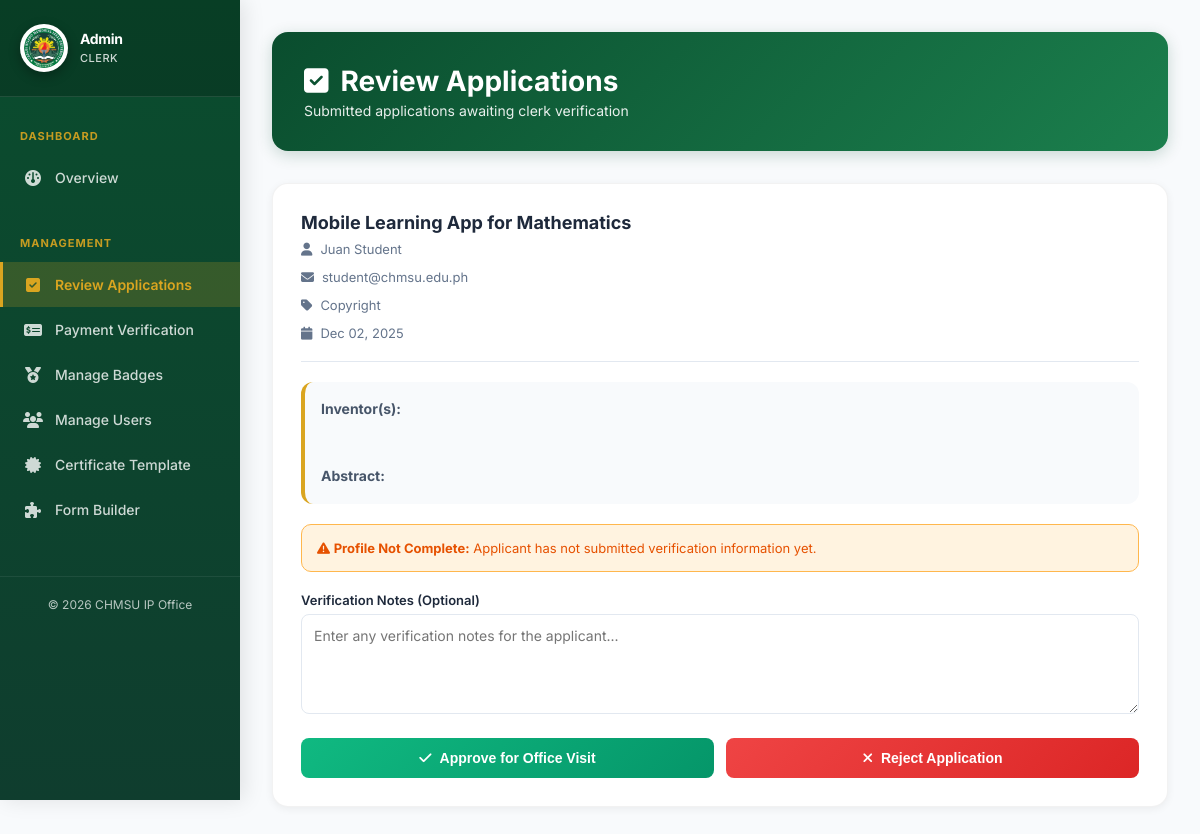
The page /admin/verify-applications.php (signed in) on the database as committed earlier.
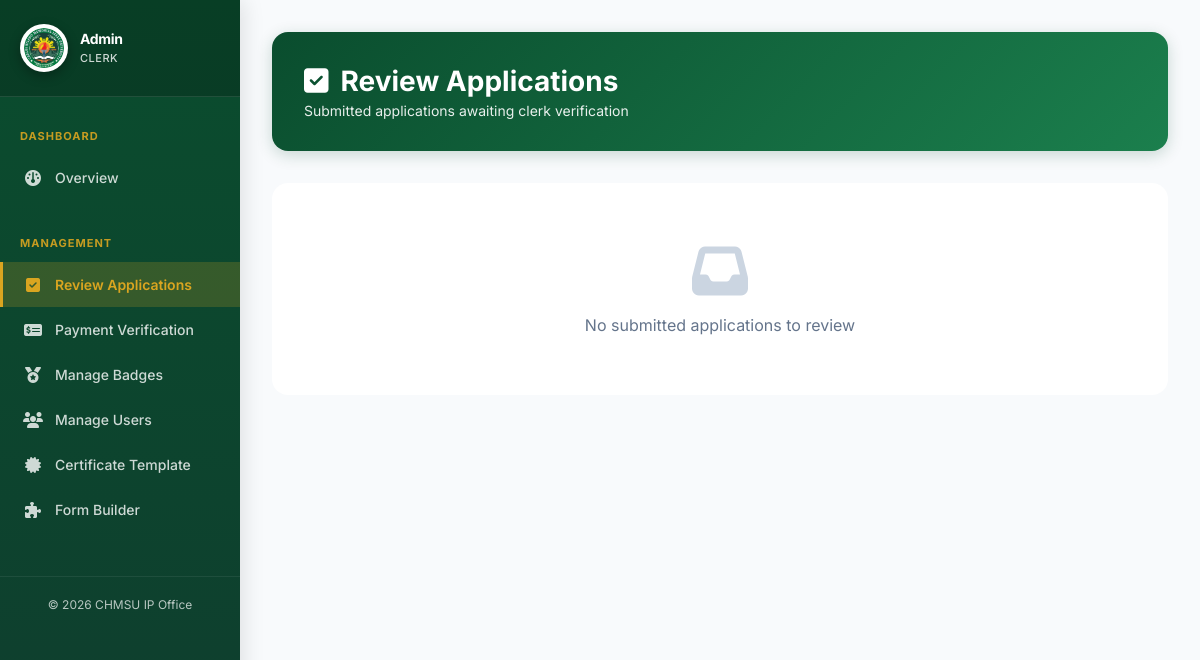
The same page on the database as committed later.
### tables this page shows
CREATE TABLE ip_applications (
  id INT PRIMARY KEY AUTO_INCREMENT,
  user_id INT NOT NULL,
  
   
  title VARCHAR(255) NOT NULL,
  inventor_name VARCHAR(500) COMMENT 'Name(s) of inventors to display on certificate',
  ip_type ENUM('Copyright', 'Patent', 'Trademark') NOT NULL,
  research_type VARCHAR(100) COMMENT 'Research type/specialization based on IP type',
  abstract LONGTEXT NOT NULL COMMENT 'Detailed abstract of the IP work',
  
   
  status ENUM('draft', 'submitted', 'office_visit', 'payment_pending', 'payment_verified', 'approved', 'rejected') DEFAULT 'draft',
  
   
  publish_permission ENUM('pending', 'granted', 'denied') DEFAULT NULL COMMENT 'User permission to display in public IP Hub',
  publish_permission_date DATETIME DEFAULT NULL COMMENT 'Date when user responded to publish permission',
  
   
  document_file TEXT COMMENT 'JSON array of uploaded document filenames',
  payment_receipt VARCHAR(255),
  payment_rejection_reason TEXT COMMENT 'Reason if payment receipt was rejected',
  supporting_documents TEXT,
  
   
  office_visit_date DATETIME,
  payment_date DATETIME,
  payment_amount DECIMAL(10, 2),
  approved_at DATETIME,
  rejected_at DATETIME,
  
   
  clerk_notes TEXT,
  director_feedback TEXT,
  rejection_reason TEXT,
  
   
  award_amount DECIMAL(10,2) DEFAULT 0,
  award_reason TEXT,
  award_date DATETIME,
  
   
  reference_number VARCHAR(50) UNIQUE,
  certificate_id VARCHAR(50) UNIQUE,
  
   
  created_at TIMESTAMP DEFAULT CURRENT_TIMESTAMP,
  updated_at TIMESTAMP DEFAULT CURRENT_TIMESTAMP ON UPDATE CURRENT_TIMESTAMP,
  
   
  FOREIGN KEY (user_id) REFERENCES users(id) ON DELETE CASCADE,
  
   
  INDEX idx_app_user (user_id),
  INDEX idx_app_status (status),
  INDEX idx_app_type (ip_type),
  INDEX idx_reference (reference_number),
  INDEX idx_certificate (certificate_id),
  INDEX idx_publish_permission (publish_permission)
);

CREATE TABLE users (
  id INT PRIMARY KEY AUTO_INCREMENT,
  email VARCHAR(255) UNIQUE NOT NULL,
  password VARCHAR(255) NOT NULL,
  full_name VARCHAR(255) NOT NULL,
  role ENUM('user', 'clerk', 'director') DEFAULT 'user',
  security_question VARCHAR(255),
  security_answer VARCHAR(255),
  department VARCHAR(255),
  contact_number VARCHAR(20),
  profile_picture VARCHAR(255),
  innovation_points INT DEFAULT 0,
  created_at TIMESTAMP DEFAULT CURRENT_TIMESTAMP,
  updated_at TIMESTAMP DEFAULT CURRENT_TIMESTAMP ON UPDATE CURRENT_TIMESTAMP,
  is_active BOOLEAN DEFAULT TRUE,
  INDEX idx_user_email (email),
  INDEX idx_user_role (role)
);

### config/session.php (called while the page is built, shortened)
<?php
function getUserRole() {
  return $_SESSION['role'] ?? null;
}

### admin/verify-applications.php (the view, shortened to what this page needs)
<?php
require_once '../config/db.php';
require_once '../config/session.php';
$result = $conn->query("SELECT a.*, u.full_name, u.email,
  p.first_name, p.middle_name, p.last_name, p.suffix, p.birthdate, p.gender,
  p.nationality, p.employment_status, p.employee_id, p.college, p.contact_number,
  p.address_street, p.address_barangay, p.address_city, p.address_province, p.address_postal, p.is_complete as profile_complete
  FROM ip_applications a
  JOIN users u ON a.user_id=u.id
  LEFT JOIN user_profiles p ON u.id=p.user_id
  WHERE a.status='submitted' ORDER BY a.created_at ASC");
$applications = $result->fetch_all(MYSQLI_ASSOC);
?>
<!DOCTYPE html>
<html lang="en">
<head>
  <link href="https://cdnjs.cloudflare.com/ajax/libs/font-awesome/6.4.0/css/all.min.css" rel="stylesheet">
</head>
<body>
  <?php require_once '../includes/sidebar.php'; ?>
  <div class="container">
    <div class="page-header">
      <h1><i class="fas fa-check-square" style="margin-right: 12px;"></i>Review Applications</h1>
      <p>Submitted applications awaiting clerk verification</p>
    </div>
    <?php if (count($applications) === 0): ?>
      <div class="empty-state">
        <i class="fas fa-inbox"></i>
        <p>No submitted applications to review</p>
      </div>
    <?php else: ?>
      <?php foreach ($applications as $app): ?>
        <div class="app-card">
          <div class="app-header">
            <div class="app-title">
              <h3><?php echo htmlspecialchars($app['title']); ?></h3>
              <div class="app-meta">
                <div class="meta-item"><i class="fas fa-user"></i> <?php echo htmlspecialchars($app['full_name']); ?></div>
                <div class="meta-item"><i class="fas fa-envelope"></i> <?php echo htmlspecialchars($app['email']); ?></div>
                <div class="meta-item"><i class="fas fa-tag"></i> <?php echo $app['ip_type']; ?></div>
                <div class="meta-item"><i class="fas fa-calendar"></i> <?php echo date('M d, Y', strtotime($app['created_at'])); ?></div>
              </div>
            </div>
          </div>
          <div class="app-abstract">
            <strong>Inventor(s):</strong><br>
            <br><br>
            <strong>Abstract:</strong><br>
          </div>
          <?php if (!empty($app['first_name']) || !empty($app['last_name'])): ?>
          <div style="background: linear-gradient(135deg, #E8F5E9 0%, #C8E6C9 100%); border: 1px solid #81C784; border-radius: 10px; padding: 20px; margin-bottom: 20px;">
            <h4 style="color: #2E7D32; margin-bottom: 15px; font-size: 14px;">
              <i class="fas fa-user-check"></i> Applicant Verification Info
              <?php if ($app['profile_complete']): ?>
                <span style="background: #4CAF50; color: white; padding: 2px 8px; border-radius: 10px; font-size: 11px; margin-left: 8px;">Verified</span>
              <?php endif; ?>
            </h4>
            <?php
            $activeFields = getActiveFormFields($conn);
            $builtinFieldNames = ['first_name', 'middle_name', 'last_name', 'suffix', 'address_street', 'address_barangay', 'address_city', 'address_province', 'address_postal'];
            $customFields = !empty($app['custom_fields']) ? json_decode($app['custom_fields'], true) : [];
            ?>
            <div style="display: grid; grid-template-columns: repeat(auto-fit, minmax(200px, 1fr)); gap: 12px; font-size: 13px;">
              <div><strong>Full Name:</strong> <?php echo htmlspecialchars(trim($app['first_name'] . ' ' . ($app['middle_name'] ? $app['middle_name'][0] . '. ' : '') . $app['last_name'] . ' ' . $app['suffix'])); ?></div>
              <?php foreach ($activeFields as $field):
                if (in_array($field['field_name'], $builtinFieldNames)) continue;
                $value = '';
                if ($field['is_builtin']) {
                  $value = $app[$field['field_name']] ?? '';
                } else {
                  $value = $customFields[$field['field_name']] ?? '';
                }
                if ($field['field_name'] === 'birthdate' && $value) {
                  $value = date('M d, Y', strtotime($value));
                }
              ?>
              <div>
                <strong><?php echo htmlspecialchars($field['field_label']); ?>:</strong>
                <?php echo htmlspecialchars($value ?: 'N/A'); ?>
              </div>
              <?php endforeach; ?>
            </div>
            <?php if (!empty($app['address_city']) || !empty($app['address_province'])): ?>
            <div style="margin-top: 12px; padding-top: 12px; border-top: 1px solid #A5D6A7; font-size: 13px;">
              <strong><i class="fas fa-map-marker-alt"></i> Address:</strong>
              <?php
                $address_parts = array_filter([
                  $app['address_street'],
                  $app['address_barangay'],
                  $app['address_city'],
                  $app['address_province'],
                  $app['address_postal']
                ]);
                echo htmlspecialchars(implode(', ', $address_parts) ?: 'N/A');
              ?>
            </div>
            <?php endif; ?>
          </div>
          <?php else: ?>
          <div style="background: #FFF3E0; border: 1px solid #FFB74D; border-radius: 10px; padding: 15px; margin-bottom: 20px; font-size: 13px; color: #E65100;">
            <i class="fas fa-exclamation-triangle"></i> <strong>Profile Not Complete:</strong> Applicant has not submitted verification information yet.
          </div>
          <?php endif; ?>
          <form method="POST">
            <div class="form-group">
              <label for="clerk_notes_<?php echo $app['id']; ?>">Verification Notes (Optional)</label>
              <textarea id="clerk_notes_<?php echo $app['id']; ?>" name="clerk_notes" placeholder="Enter any verification notes for the applicant..."></textarea>
            </div>
            <div class="actions">
              <button type="submit" name="action" value="approve_office_visit" class="btn-approve">
                <i class="fas fa-check"></i> Approve for Office Visit
              </button>
              <button type="button" class="btn-reject" onclick="document.getElementById('rejectForm_<?php echo $app['id']; ?>').style.display='block'">
                <i class="fas fa-times"></i> Reject Application
              </button>
            </div>
          </form>
        </div>
      <?php endforeach; ?>
    <?php endif; ?>
  </div>
</body>
</html>

### includes/sidebar.php (shortened to what this page needs)
<?php
$current_page = basename($_SERVER['PHP_SELF']);
$base_path = (strpos($_SERVER['PHP_SELF'], '/admin/') !== false) ? '../' : '';
$is_admin = in_array(getUserRole(), ['clerk', 'director']);
$user_role = getUserRole();
?>
<div class="sidebar" id="sidebar">
  <div class="sidebar-header">
    <div class="sidebar-logo">
      <img src="<?php echo $base_path; ?>public/logos/chmsu-logo.png" alt="CHMSU" onerror="this.src='<?php echo $base_path; ?>public/logos/chmsu-logo.jpg'; this.onerror=null;">
    </div>
    <div class="sidebar-brand">
      <h3><?php echo $is_admin ? 'Admin' : 'Dashboard'; ?></h3>
      <p><?php echo ucfirst($user_role); ?></p>
    </div>
  </div>
  <div class="sidebar-content">
    <?php if ($is_admin): ?>
      <div class="sidebar-section">
        <div class="sidebar-section-title">Dashboard</div>
        <div class="sidebar-nav">
          <a href="<?php echo $base_path; ?>admin/dashboard.php" <?php echo ($current_page === 'admin/dashboard.php') ? 'class="active"' : ''; ?>>
            <i class="fas fa-gauge"></i>
            <span>Overview</span>
          </a>
        </div>
      </div>
      <div class="sidebar-section">
        <div class="sidebar-section-title">Management</div>
        <div class="sidebar-nav">
          <a href="<?php echo $base_path; ?>admin/verify-applications.php" <?php echo ($current_page === 'verify-applications.php') ? 'class="active"' : ''; ?>>
            <i class="fas fa-check-square"></i>
            <span>Review Applications</span>
          <a href="<?php echo $base_path; ?>admin/verify-payments.php" <?php echo ($current_page === 'verify-payments.php') ? 'class="active"' : ''; ?>>
            <i class="fas fa-money-check-alt"></i>
            <span>Payment Verification</span>
          </a>
          <a href="<?php echo $base_path; ?>admin/manage-badges.php" <?php echo ($current_page === 'manage-badges.php') ? 'class="active"' : ''; ?>>
            <i class="fas fa-medal"></i>
            <span>Manage Badges</span>
          </a>
          <a href="<?php echo $base_path; ?>admin/manage-users.php" <?php echo ($current_page === 'manage-users.php') ? 'class="active"' : ''; ?>>
            <i class="fas fa-users"></i>
            <span>Manage Users</span>
          </a>
          <a href="<?php echo $base_path; ?>admin/manage-certificate-template.php" <?php echo ($current_page === 'manage-certificate-template.php') ? 'class="active"' : ''; ?>>
            <i class="fas fa-certificate"></i>
            <span>Certificate Template</span>
          </a>
          <a href="<?php echo $base_path; ?>admin/manage-form-fields.php" <?php echo ($current_page === 'manage-form-fields.php') ? 'class="active"' : ''; ?>>
            <i class="fas fa-puzzle-piece"></i>
            <span>Form Builder</span>
          </a>
        </div>
      </div>
    <?php endif; ?>
  </div>
  <div class="sidebar-footer">
    <p>&copy; <?php echo date('Y'); ?> CHMSU IP Office</p>
  </div>
</div>

### admin/verify-applications.php (style rules this page uses)
* { margin: 0; padding: 0; box-sizing: border-box; }
body { font-family: 'Inter', -apple-system, BlinkMacSystemFont, 'Segoe UI', sans-serif; background: #F8FAFC; color: #1E293B; }
.container { margin-left: 0px; padding: 32px; max-width: 1400px; margin-top: 0; }
.page-header { background: linear-gradient(135deg, #0A4D2E 0%, #1B7F4D 100%); color: white; padding: 32px; border-radius: 16px; margin-bottom: 32px; box-shadow: 0 4px 16px rgba(10, 77, 46, 0.2); }
.page-header h1 { font-size: 28px; font-weight: 700; margin-bottom: 4px; }
.page-header p { opacity: 0.9; font-size: 14px; }
.empty-state { text-align: center; padding: 60px 20px; background: white; border-radius: 16px; }
.empty-state i { font-size: 56px; color: #CBD5E1; margin-bottom: 16px; }
.empty-state p { color: #64748B; font-size: 16px; }
.app-card { background: white; border-radius: 16px; padding: 28px; margin-bottom: 20px; box-shadow: 0 2px 8px rgba(0, 0, 0, 0.06); border: 1px solid rgba(0, 0, 0, 0.05); transition: all 0.3s; }
.app-header { display: flex; justify-content: space-between; align-items: flex-start; margin-bottom: 20px; padding-bottom: 20px; border-bottom: 1px solid #E2E8F0; }
.app-title h3 { color: #1E293B; margin-bottom: 8px; font-size: 18px; }
.app-meta { display: grid; grid-template-columns: repeat(auto-fit, minmax(200px, 1fr)); gap: 12px; font-size: 13px; color: #64748B; }
.meta-item { display: flex; align-items: center; gap: 8px; }
.app-abstract { background: #F8FAFC; padding: 16px; border-radius: 12px; font-size: 14px; color: #475569; line-height: 1.6; margin-bottom: 20px; border-left: 4px solid #DAA520; overflow-wrap: break-word; }
.form-group { margin-bottom: 16px; }
label { display: block; margin-bottom: 6px; color: #1E293B; font-weight: 600; font-size: 13px; }
textarea { width: 100%; padding: 12px; border: 1px solid #E2E8F0; border-radius: 8px; font-size: 14px; font-family: inherit; min-height: 100px; resize: vertical; }
.actions { display: grid; grid-template-columns: 1fr 1fr; gap: 12px; margin-top: 20px; }
button { padding: 12px 20px; border: none; border-radius: 8px; cursor: pointer; font-size: 14px; font-weight: 600; transition: all 0.2s; display: flex; align-items: center; justify-content: center; gap: 8px; }
.btn-approve { background: linear-gradient(135deg, #10B981 0%, #059669 100%); color: white; }
.btn-reject { background: linear-gradient(135deg, #EF4444 0%, #DC2626 100%); color: white; }

Rows that differ between the two databases and show on the page:
removed ip_applications: title "Mobile Learning App for Mathematics", user.full_name "Juan Student", user.email "student@chmsu.edu.ph", ip_type "Copyright", created_at "Dec 02, 2025", clerk_notes "Enter any verification notes for the applicant..."
Other text that changed with them:
text now shown: "No submitted applications to review"
